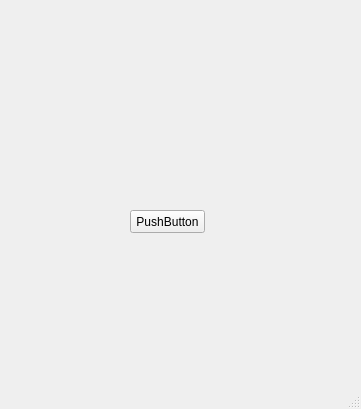
<?xml version="1.0" encoding="UTF-8"?>
<ui version="4.0">
 <class>MainWindow</class>
 <widget class="QMainWindow" name="MainWindow">
  <property name="geometry">
   <rect>
    <x>0</x>
    <y>0</y>
    <width>361</width>
    <height>409</height>
   </rect>
  </property>
  <property name="windowTitle">
   <string>MainWindow</string>
  </property>
  <widget class="QWidget" name="centralwidget">
   <widget class="QPushButton" name="pushButton">
    <property name="geometry">
     <rect>
      <x>130</x>
      <y>210</y>
      <width>75</width>
      <height>23</height>
     </rect>
    </property>
    <property name="text">
     <string>PushButton</string>
    </property>
   </widget>
  </widget>
  <widget class="QStatusBar" name="statusbar"/>
 </widget>
 <resources/>
 <connections/>
</ui>
